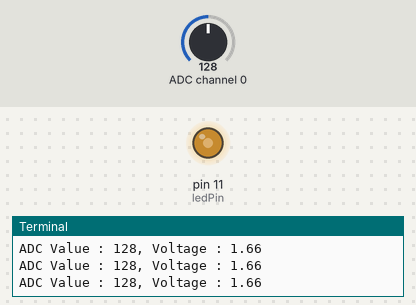
Recording of a program running on a simulated Raspberry Pi (header pin numbers). On the bench: output pins drawn as LEDs (lit = HIGH), the last lines printed to the terminal. Inputs (shaded band) come from the test bench; at power-on: ADC channel 0 = 128 (analog values on the 0–255 scale).

Above: at 1.2 s.
1.3 s: ADC channel 0 set to 178
At 2.0 s:
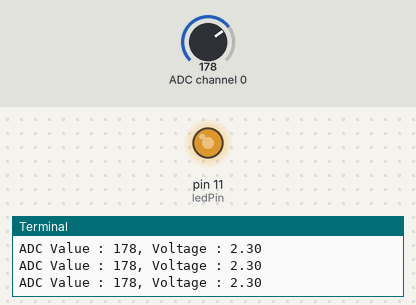
2.8 s: ADC channel 0 set to 224
At 4.0 s:
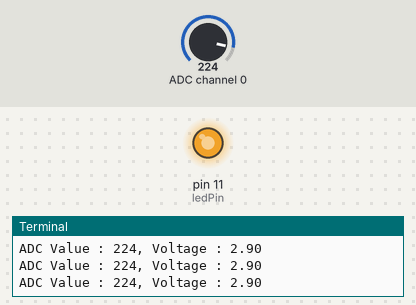
4.3 s: ADC channel 0 set to 30
At 4.8 s:
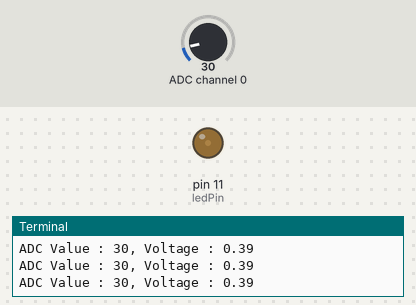
5.8 s: ADC channel 0 set to 0
At 6.8 s:
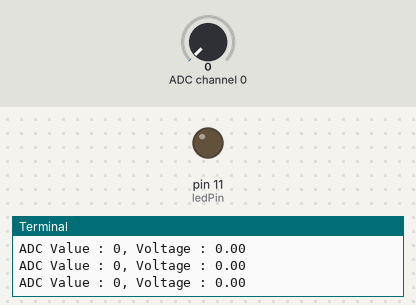
Timing chart, 0 to 8.3 s (numbered marks = the images above; inputs shaded):
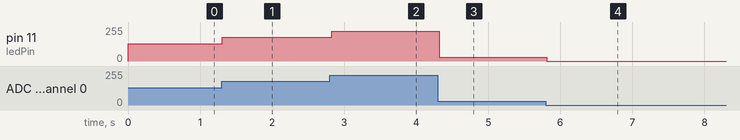

The program:

Softlight.py
```python
#!/usr/bin/env python3
########################################################################
# Filename    : ADC.py
# Description : Use ADC module to read the voltage value of potentiometer.
# Author      : www.freenove.com
# modification: 2020/03/06
########################################################################
import RPi.GPIO as GPIO
import time
from ADCDevice import *

ledPin = 11
adc = ADCDevice() # Define an ADCDevice class object

def setup():
    global adc
    if(adc.detectI2C(0x48)): # Detect the pcf8591.
        adc = PCF8591()
    elif(adc.detectI2C(0x4b)): # Detect the ads7830
        adc = ADS7830()
    else:
        print("No correct I2C address found, \n"
        "Please use command 'i2cdetect -y 1' to check the I2C address! \n"
        "Program Exit. \n");
        exit(-1)
    global p
    GPIO.setmode(GPIO.BOARD)
    GPIO.setup(ledPin,GPIO.OUT)
    p = GPIO.PWM(ledPin,1000)
    p.start(0)

def loop():
    while True:
        value = adc.analogRead(0)    # read the ADC value of channel 0
        p.ChangeDutyCycle(value*100/255)        # Mapping to PWM duty cycle
        voltage = value / 255.0 * 3.3  # calculate the voltage value
        print ('ADC Value : %d, Voltage : %.2f'%(value,voltage))
        time.sleep(0.03)

def destroy():
    GPIO.cleanup()
    adc.close()

if __name__ == '__main__':   # Program entrance
    print ('Program is starting ... ')
    try:
        setup()
        loop()
    except KeyboardInterrupt: # Press ctrl-c to end the program.
        destroy()
```

Measured:
- after the input at 1.3 s, pin 11 (ledPin): 128/255 → 178/255 at once
- after the input at 2.8 s, pin 11 (ledPin): 178/255 → 224/255 at once
- after the input at 4.3 s, pin 11 (ledPin): 224/255 → 30/255 at once
- after the input at 5.8 s, pin 11 (ledPin): 30/255 → 0/255 at once
